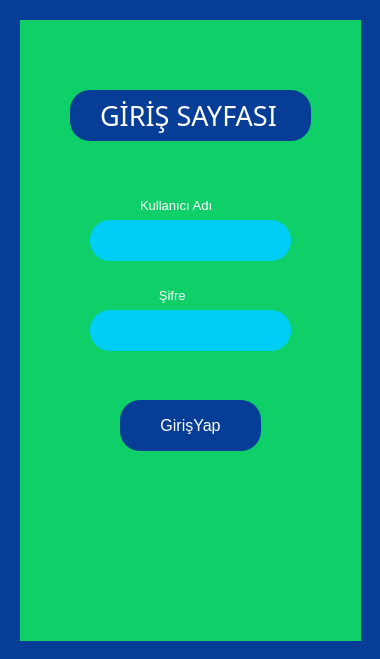
<?xml version="1.0" encoding="UTF-8"?>
<ui version="4.0">
 <class>Form</class>
 <widget class="QWidget" name="Form">
  <property name="geometry">
   <rect>
    <x>0</x>
    <y>0</y>
    <width>380</width>
    <height>659</height>
   </rect>
  </property>
  <property name="windowTitle">
   <string>Form</string>
  </property>
  <widget class="QLabel" name="bg1">
   <property name="geometry">
    <rect>
     <x>0</x>
     <y>0</y>
     <width>381</width>
     <height>661</height>
    </rect>
   </property>
   <property name="styleSheet">
    <string notr="true">background-color:rgb(6, 61, 150)</string>
   </property>
   <property name="text">
    <string/>
   </property>
  </widget>
  <widget class="QLabel" name="bg2">
   <property name="geometry">
    <rect>
     <x>20</x>
     <y>20</y>
     <width>341</width>
     <height>621</height>
    </rect>
   </property>
   <property name="styleSheet">
    <string notr="true">background-color:rgb(14, 207, 104)</string>
   </property>
   <property name="text">
    <string/>
   </property>
  </widget>
  <widget class="QTextEdit" name="textEdit">
   <property name="geometry">
    <rect>
     <x>70</x>
     <y>90</y>
     <width>241</width>
     <height>51</height>
    </rect>
   </property>
   <property name="styleSheet">
    <string notr="true">background-color:rgb(6, 61, 150);border:none;border-radius:20px;color:white;padding-left:20px;</string>
   </property>
  </widget>
  <widget class="QLabel" name="baslik">
   <property name="geometry">
    <rect>
     <x>100</x>
     <y>70</y>
     <width>181</width>
     <height>91</height>
    </rect>
   </property>
   <property name="font">
    <font>
     <family>Bahnschrift</family>
     <pointsize>20</pointsize>
    </font>
   </property>
   <property name="styleSheet">
    <string notr="true">color:white</string>
   </property>
   <property name="text">
    <string>GİRİŞ SAYFASI</string>
   </property>
  </widget>
  <widget class="QLineEdit" name="kullanici">
   <property name="geometry">
    <rect>
     <x>90</x>
     <y>220</y>
     <width>201</width>
     <height>41</height>
    </rect>
   </property>
   <property name="styleSheet">
    <string notr="true">background-color:rgb(0, 206, 247);border:none;border-radius:20px;color:white;padding-left:20px;
</string>
   </property>
   <property name="text">
    <string/>
   </property>
  </widget>
  <widget class="QLineEdit" name="kullanici_2">
   <property name="geometry">
    <rect>
     <x>90</x>
     <y>310</y>
     <width>201</width>
     <height>41</height>
    </rect>
   </property>
   <property name="styleSheet">
    <string notr="true">background-color:rgb(0, 206, 247);border:none;border-radius:20px;color:white;padding-left:20px;
</string>
   </property>
   <property name="text">
    <string/>
   </property>
   <property name="echoMode">
    <enum>QLineEdit::Password</enum>
   </property>
  </widget>
  <widget class="QPushButton" name="pushButton">
   <property name="geometry">
    <rect>
     <x>120</x>
     <y>400</y>
     <width>141</width>
     <height>51</height>
    </rect>
   </property>
   <property name="font">
    <font>
     <pointsize>12</pointsize>
    </font>
   </property>
   <property name="styleSheet">
    <string notr="true">QPushButton{color:white;background-color:rgb(6, 61, 150);border:none;border-radius:20px;}
QPushButton::hover{background-color:black;}
QPushButton::focus{background-color:black;}</string>
   </property>
   <property name="text">
    <string>GirişYap</string>
   </property>
  </widget>
  <widget class="QLabel" name="label">
   <property name="geometry">
    <rect>
     <x>140</x>
     <y>190</y>
     <width>111</width>
     <height>31</height>
    </rect>
   </property>
   <property name="font">
    <font>
     <pointsize>10</pointsize>
    </font>
   </property>
   <property name="styleSheet">
    <string notr="true">color:white</string>
   </property>
   <property name="text">
    <string>Kullanıcı Adı</string>
   </property>
  </widget>
  <widget class="QLabel" name="label_2">
   <property name="geometry">
    <rect>
     <x>130</x>
     <y>280</y>
     <width>111</width>
     <height>31</height>
    </rect>
   </property>
   <property name="font">
    <font>
     <pointsize>10</pointsize>
    </font>
   </property>
   <property name="styleSheet">
    <string notr="true">color:white</string>
   </property>
   <property name="text">
    <string>        Şifre</string>
   </property>
  </widget>
 </widget>
 <resources/>
 <connections/>
</ui>
